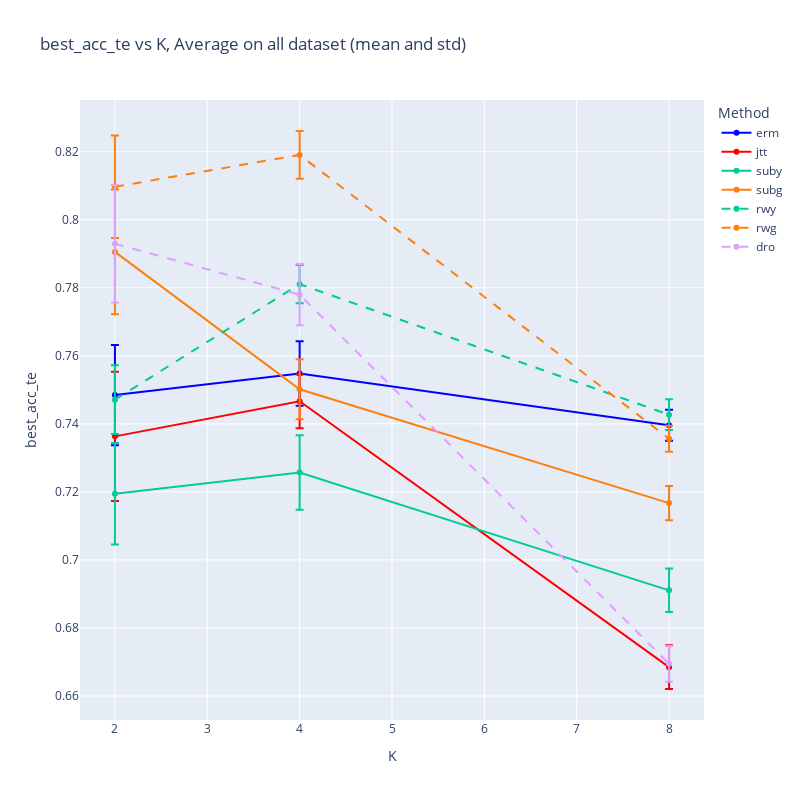

Source (notebook cell):
### Markdown cell above
## a. best_acc_te

### Code cell
x_axis = 'K'
y_axis = 'best_acc_te' #'mean_grp_acc_te'
plot_graph_all(df_fix_mu, x_axis, y_axis,error_bars=ERROR_BARS, normalize=NORMALIZE)

### Figure 1 — Plotly figure (JSON) as saved in the notebook; plotly's stock layout.template omitted (floating-point values rounded to 4 significant figures)
{"data": [{"error_y": {"array": [0.01471, 0.009497, 0.004554], "type": "data", "visible": true}, "line": {"color": "blue", "dash": "solid"}, "mode": "lines+markers", "name": "erm", "type": "scatter", "x": [2, 4, 8], "y": [0.7485, 0.7548, 0.7396]}, {"error_y": {"array": [0.019, 0.007892, 0.006417], "type": "data", "visible": true}, "line": {"color": "red", "dash": "solid"}, "mode": "lines+markers", "name": "jtt", "type": "scatter", "x": [2, 4, 8], "y": [0.7363, 0.7466, 0.6685]}, {"error_y": {"array": [0.01494, 0.01095, 0.006385], "type": "data", "visible": true}, "line": {"color": "#00CC96", "dash": "solid"}, "mode": "lines+markers", "name": "suby", "type": "scatter", "x": [2, 4, 8], "y": [0.7194, 0.7257, 0.6911]}, {"error_y": {"array": [0.01833, 0.008849, 0.005032], "type": "data", "visible": true}, "line": {"color": "#ff7f0e", "dash": "solid"}, "mode": "lines+markers", "name": "subg", "type": "scatter", "x": [2, 4, 8], "y": [0.7906, 0.7502, 0.7167]}, {"error_y": {"array": [0.0101, 0.005642, 0.004518], "type": "data", "visible": true}, "line": {"color": "#00CC96", "dash": "dash"}, "mode": "lines+markers", "name": "rwy", "type": "scatter", "x": [2, 4, 8], "y": [0.7471, 0.7811, 0.7427]}, {"error_y": {"array": [0.01504, 0.007034, 0.003834], "type": "data", "visible": true}, "line": {"color": "#ff7f0e", "dash": "dash"}, "mode": "lines+markers", "name": "rwg", "type": "scatter", "x": [2, 4, 8], "y": [0.8097, 0.8191, 0.7356]}, {"error_y": {"array": [0.01728, 0.008992, 0.005267], "type": "data", "visible": true}, "line": {"color": "#DEA0FD", "dash": "dash"}, "mode": "lines+markers", "name": "dro", "type": "scatter", "x": [2, 4, 8], "y": [0.793, 0.778, 0.6695]}], "layout": {"height": 800, "legend": {"title": {"text": "Method"}}, "title": {"text": "best_acc_te vs K, Average on all dataset (mean and std)"}, "width": 800, "xaxis": {"title": {"text": "K"}}, "yaxis": {"title": {"text": "best_acc_te"}}}}
